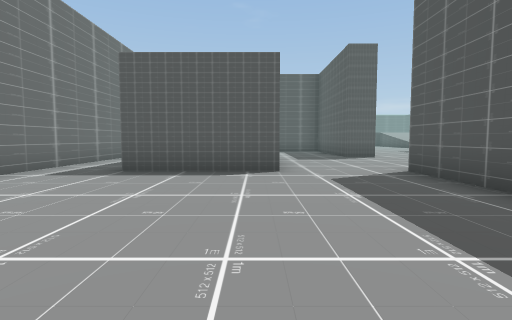
view 1 (above)

24 first-person views from a walk through a scene from a Unity 3-D project. The camera is 1.3 m above the floor, tilts 4° down and sees 80° across. The floor is counted in squares, 2 m on a side. Each view is taken from the middle of a square. On the plan, view 1 faces up. The plan holds only what a view shows up to about 10 squares ahead; the rest is blank. The place goes on beyond the plan. The player character is not drawn.

view 2
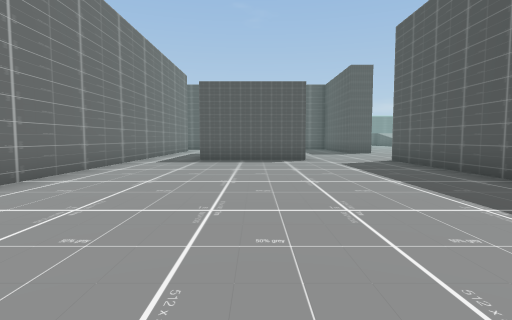

view 3
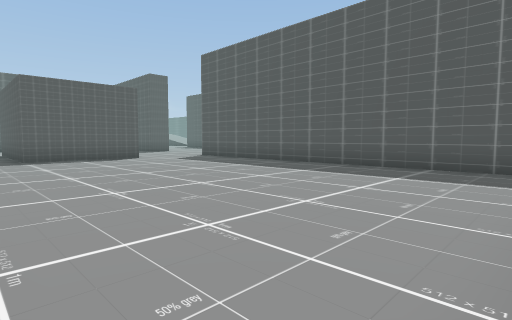

view 4
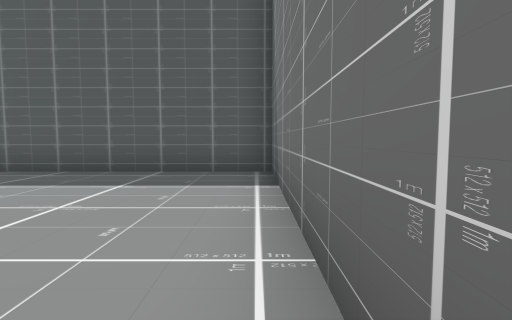

view 5
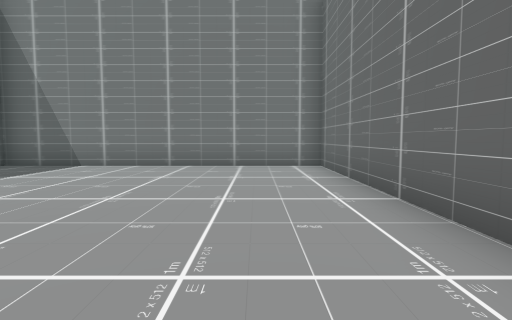

view 6
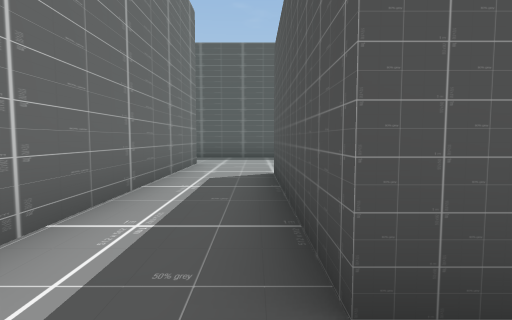

view 7
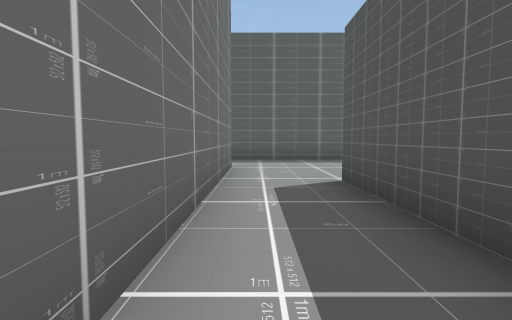

view 8
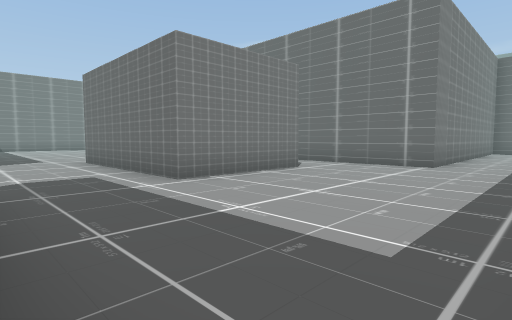

view 9
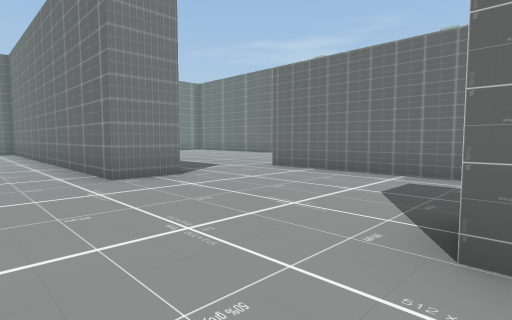

view 10
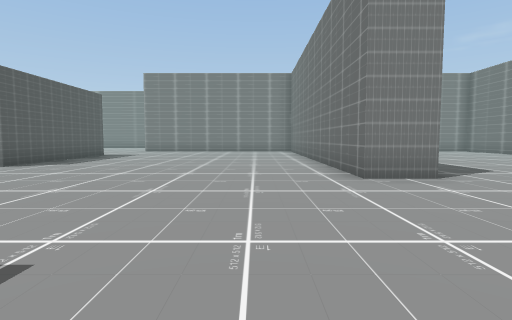

view 11
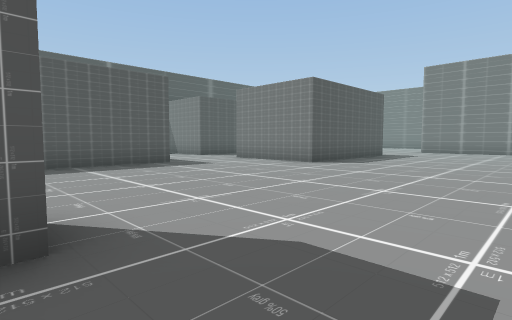

view 12
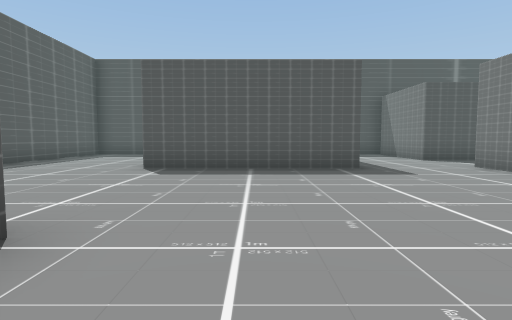

view 13
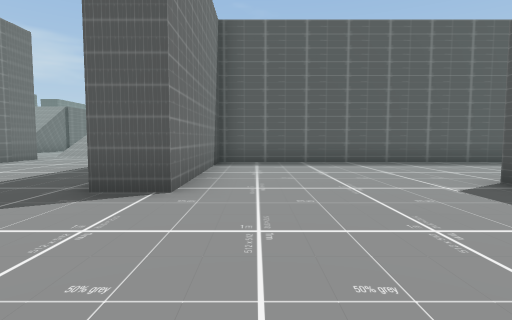

view 14
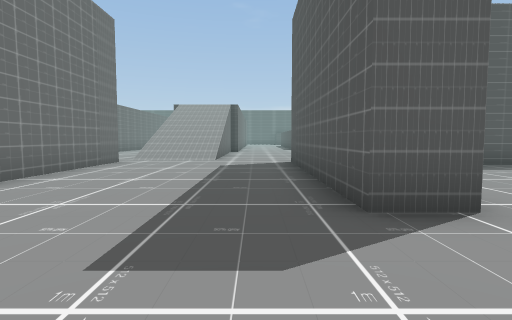

view 15
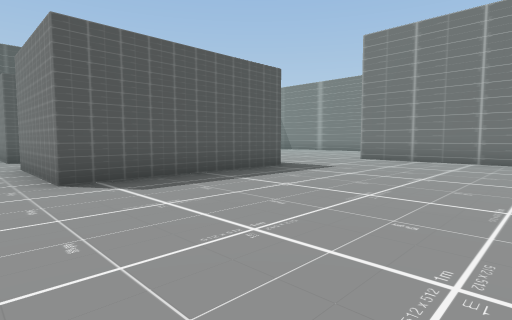

view 16
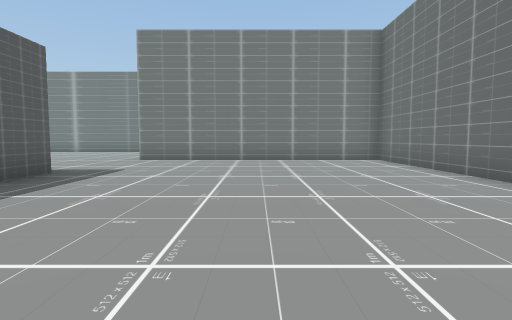

view 17
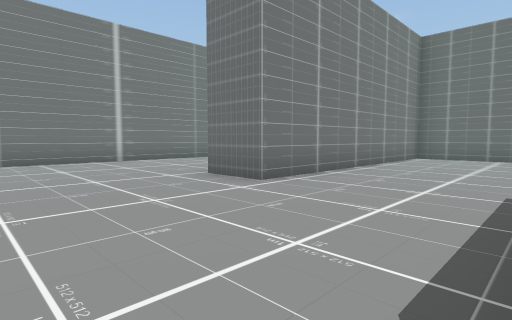

view 18
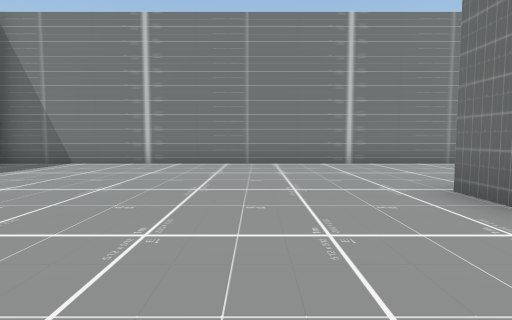

view 19
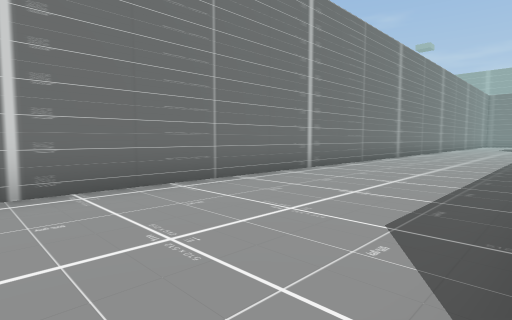

view 20
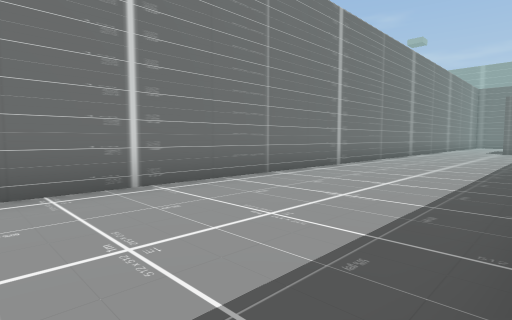

view 21
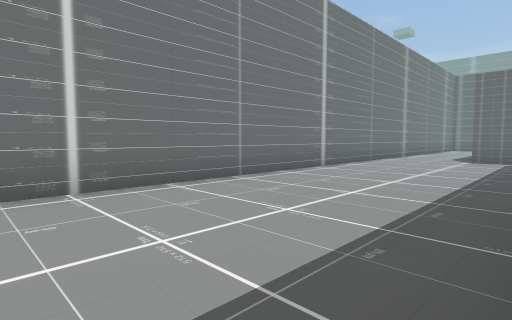

view 22
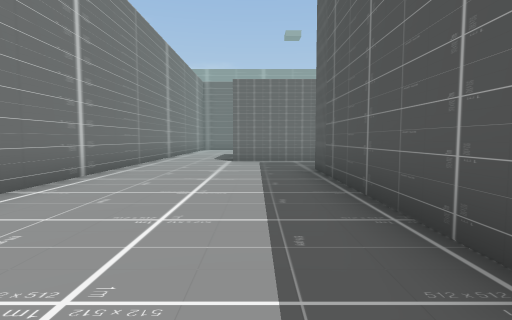

view 23
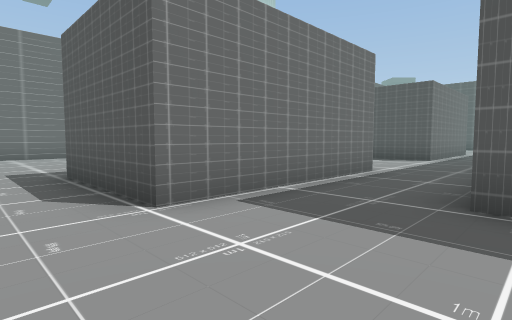

view 24
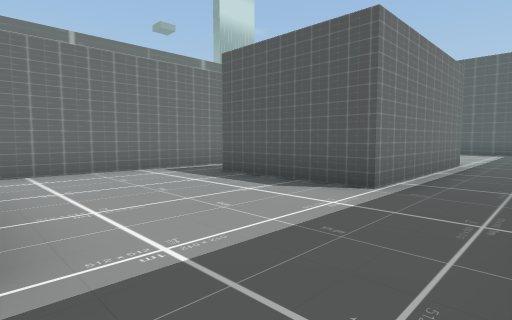

### Floor plan
Points are (right, up) in squares from view 1. A wall is a line through its corners. A room is listed if a view was taken in it or the views show most of it. See-through windows are left out.
Room 1 (views 1, 2, 3, 4, 5, 6, 7)
walls: (0.5, 6) (-2.7, 6) (-2.7, 10.7); (-4.6, 11.5) (-4.6, -4.3) (3.1, -4.3) (3.1, 6.1)
ways out: opening at (-3.5, 10.5) to room 2; opening at (1.5, 6) to room 2
Room 2 (views 8, 9, 10, 11, 12, 13, 14, 15, 16, 17, 18, 19, 20, 21, 22, 23, 24)
walls: (3.1, 6.1) (4.2, 6.1) (4.2, -4.3) (11.6, -4.3) (11.6, -5.8); (11.8, -0.8) (11.8, 4) (15, 4); (14.6, 6.7) (14.6, 11.5); (-2.7, 10.7) (0.5, 10.7) (0.5, 6); (17.1, 2.4) (17.1, 4) (18.5, 4); (4.2, 16.6) (4.2, 12.5); (-0.4, -5.7) (-5.6, -5.7); (-1.3, 15.5) (-4.8, 15.5); (-7.7, 5.6) (-7.7, 0.9) (-10.9, 0.9); (-7.7, -2.9) (-7.7, -7.6) (-10.9, -7.6); (18.1, 15.5) (10, 15.5) (10, 10.6) (9, 10.6) (9, 16.4); (-9.3, 13) (-4.6, 13) (-4.6, 11.5); (-12.2, 0.5) (-12.2, -1.5); (-9, -10) (18.5, -10)
ways out: opening at (-3.5, 10.5) to room 1; opening at (1.5, 6) to room 1; opening at (-11.5, -8.5); opening at (-11.5, -2.5); opening at (-11.5, 1.5); opening at (-6.5, 5.5)

Positions as (right, up) in squares from view 1, and headings:
1: (0, 0), facing up
2: (-1, -3), facing up
3: (-4, -4), facing up-right
4: (-3, -4), facing right
5: (-3, 3), facing down
6: (-3, 5), facing up
7: (-4, 6), facing up
8: (3, 15), facing down-left
9: (6, 11), facing down-left
10: (6, 11), facing down
11: (7, 11), facing down-right
12: (8, 9), facing right
13: (11, 7), facing up
14: (8, 8), facing up
15: (7, 5), facing down-right
16: (8, 5), facing down
17: (15, -1), facing down-left
18: (14, -2), facing down
19: (12, -6), facing down-left
20: (8, -6), facing down-left
21: (2, -6), facing down-left
22: (1, -7), facing left
23: (-5, -9), facing up-left
24: (-6, -3), facing up-left
